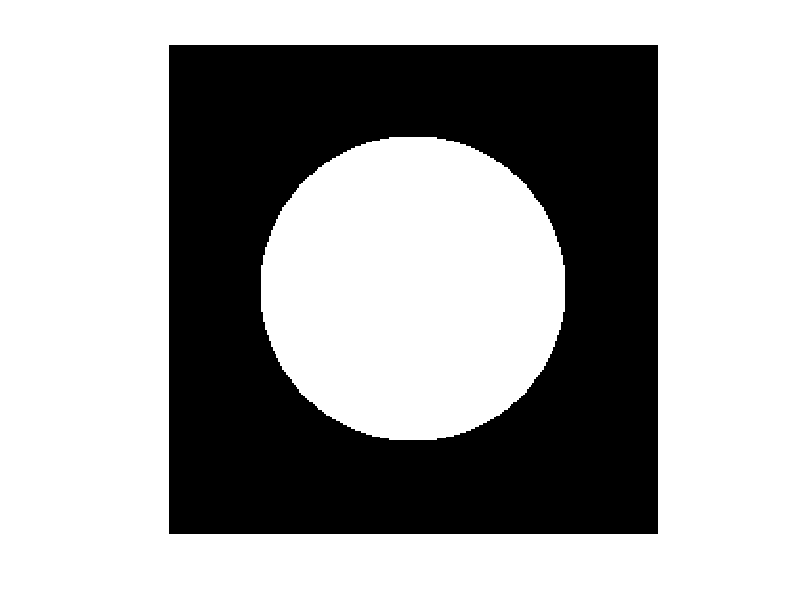

Here is the MATLAB script that generated this plot:
for i=1:256
    for j=1:256
        A(i,j)=(j-1);
        end
end
    for i=1:256
        for j=1:256
        dist=((i-128)^2+(j-128)^2)^(.5);
        if (dist<80)
        B(i,j)=255;
        else
            B(i,j)=0;
 
        end
        end
    end


for i=1:256
    for j=1:256
        C(i,j)=(A(i,j)*B(i,j))/255;
        end
end
imshow(C);
